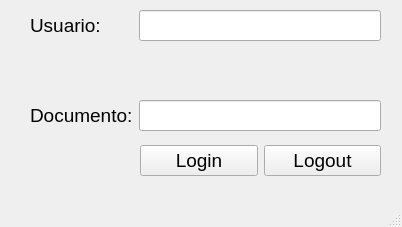
<?xml version="1.0" encoding="UTF-8"?>
<ui version="4.0">
 <class>MainWindow</class>
 <widget class="QMainWindow" name="MainWindow">
  <property name="geometry">
   <rect>
    <x>0</x>
    <y>0</y>
    <width>402</width>
    <height>227</height>
   </rect>
  </property>
  <property name="windowTitle">
   <string>MainWindow</string>
  </property>
  <widget class="QWidget" name="centralwidget">
   <widget class="QWidget" name="formLayoutWidget">
    <property name="geometry">
     <rect>
      <x>30</x>
      <y>10</y>
      <width>351</width>
      <height>121</height>
     </rect>
    </property>
    <layout class="QFormLayout" name="formLayout">
     <item row="2" column="0">
      <widget class="QLabel" name="label_2">
       <property name="font">
        <font>
         <pointsize>14</pointsize>
        </font>
       </property>
       <property name="text">
        <string>Documento:</string>
       </property>
      </widget>
     </item>
     <item row="2" column="1">
      <widget class="QLineEdit" name="campo_documento">
       <property name="font">
        <font>
         <pointsize>14</pointsize>
        </font>
       </property>
      </widget>
     </item>
     <item row="0" column="1">
      <widget class="QLineEdit" name="campo_usuario">
       <property name="font">
        <font>
         <pointsize>14</pointsize>
        </font>
       </property>
      </widget>
     </item>
     <item row="1" column="1">
      <spacer name="verticalSpacer">
       <property name="orientation">
        <enum>Qt::Vertical</enum>
       </property>
       <property name="sizeHint" stdset="0">
        <size>
         <width>20</width>
         <height>40</height>
        </size>
       </property>
      </spacer>
     </item>
     <item row="0" column="0">
      <widget class="QLabel" name="label">
       <property name="font">
        <font>
         <pointsize>14</pointsize>
        </font>
       </property>
       <property name="text">
        <string>Usuario:</string>
       </property>
      </widget>
     </item>
    </layout>
   </widget>
   <widget class="QWidget" name="gridLayoutWidget">
    <property name="geometry">
     <rect>
      <x>140</x>
      <y>140</y>
      <width>241</width>
      <height>41</height>
     </rect>
    </property>
    <layout class="QGridLayout" name="gridLayout">
     <item row="0" column="0">
      <widget class="QPushButton" name="pushButton">
       <property name="font">
        <font>
         <pointsize>14</pointsize>
        </font>
       </property>
       <property name="text">
        <string>Login</string>
       </property>
      </widget>
     </item>
     <item row="0" column="1">
      <widget class="QPushButton" name="pushButton_2">
       <property name="font">
        <font>
         <pointsize>14</pointsize>
        </font>
       </property>
       <property name="text">
        <string>Logout</string>
       </property>
      </widget>
     </item>
    </layout>
   </widget>
  </widget>
  <widget class="QMenuBar" name="menubar">
   <property name="geometry">
    <rect>
     <x>0</x>
     <y>0</y>
     <width>402</width>
     <height>21</height>
    </rect>
   </property>
  </widget>
  <widget class="QStatusBar" name="statusbar"/>
 </widget>
 <resources/>
 <connections/>
</ui>
